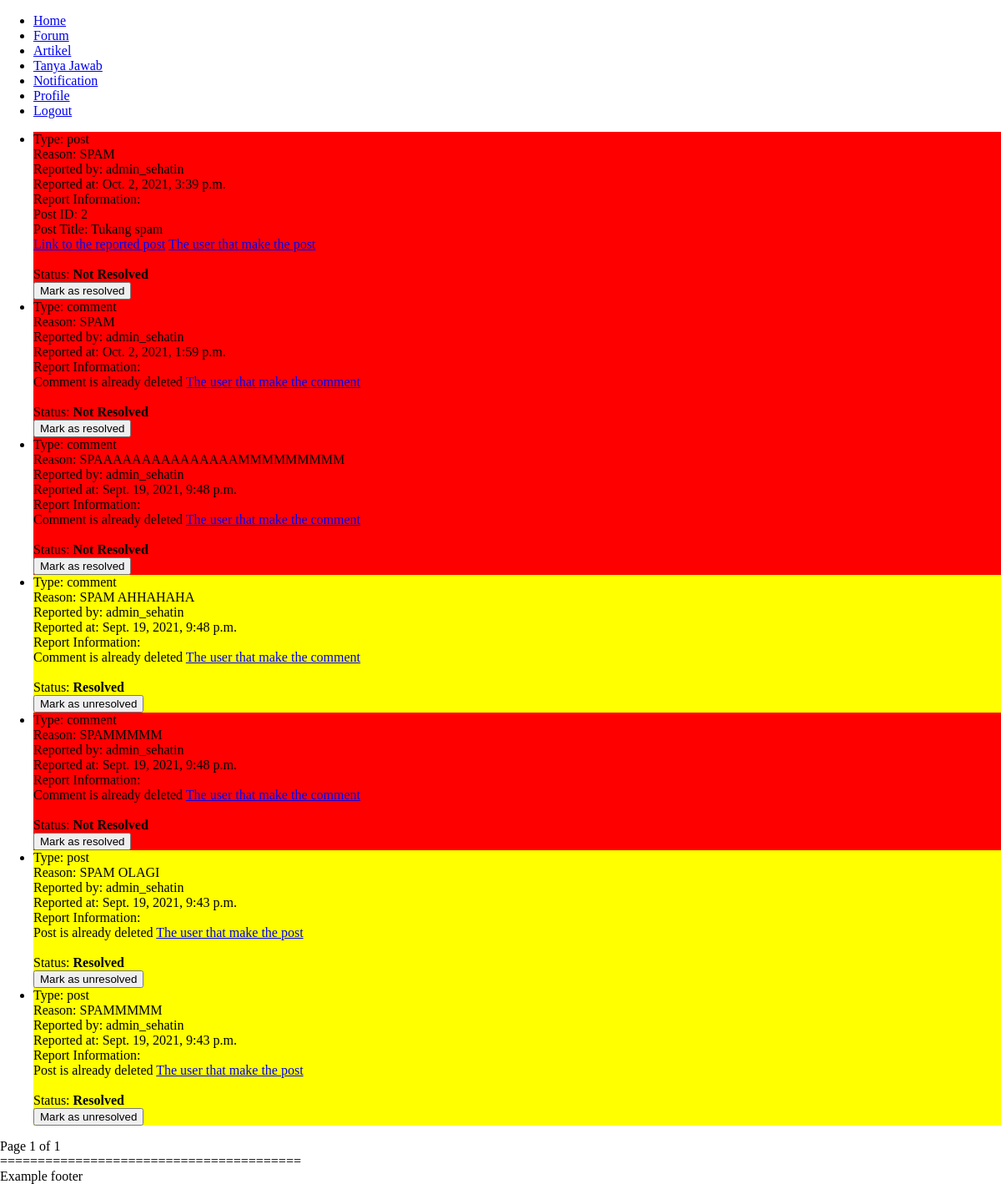
The app's page /report (signed in) with its own data.
### sehat_in_webproject/models.py (models this page shows)
class Report(models.Model):
    user = models.ForeignKey(User, on_delete=models.SET_NULL, null=True, related_name='reporter') # The one that reports
    reportedUser = models.ForeignKey(User, on_delete=models.SET_NULL, null=True, related_name='reported') # If reporting a user
    post = models.ForeignKey(Forum, on_delete=models.SET_NULL, null=True) # If reporting a post
    comment = models.ForeignKey(Comment, on_delete=models.SET_NULL, null=True) # If reporting a comment
    reason = models.CharField(max_length=200)
    reportType = models.CharField(max_length=50)
    isResolved = models.BooleanField(default=False)
    created_at = models.DateTimeField(auto_now_add=True)

class Forum(models.Model): # Post
    id = models.AutoField(primary_key=True)
    title = models.CharField(max_length=200)
    content = models.TextField()
    tag = models.ForeignKey(Tag, on_delete=models.CASCADE, null=True, blank=True)
    user = models.ForeignKey(User, on_delete=models.SET_NULL, null=True)
    likes = models.IntegerField(default=0)
    comments = models.IntegerField(default=0)
    created_at = models.DateTimeField(auto_now_add=True)
    updated_at = models.DateTimeField(auto_now=True)

### sehat_in_webproject/views.py (the view)
# urls.py: path('report', views.report, name='report'),
def report(request):
    if request.user.is_superuser:
        paginator = Paginator(Report.objects.all().order_by('-created_at'), 25)
        page = request.GET.get('page')
        reports = paginator.get_page(page)
        return render(request, 'report.html', {'reportsPaged': reports})
    else:
        raise PermissionDenied()

### templates/report.html (shortened to what this page needs)
<!DOCTYPE html>
<html lang="en">
{% load static %}
<head>
    <link rel="stylesheet" type="text/css" href="{% static 'css/style.css' %}">
</head>
<body>
    {% include 'templates/header.html'%}
    <div class="container">
        <ul>
            {% for report in reportsPaged %}
            {% if report.isResolved %}
            <li id="report-{{ report.id }}" style="background-color: yellow;";>
            {% else %}
            <li id="report-{{ report.id }}" style="background-color: red;";>
            {% endif %}
                Type: {{ report.reportType }}<br>
                Reason: {{ report.reason }}<br>
                Reported by: {{ report.user }}<br>
                Reported at: {{ report.created_at }}<br>
                Report Information: <br>
                {% if report.reportType == 'post' %}
                    {% if report.post %}
                        Post ID: {{ report.post.id }}<br>
                        Post Title: {{ report.post.title }}<br>
                        <a href="/post/{{ report.post.id }}">Link to the reported post</a>
                    {% else %}
                        Post is already deleted
                    {% endif %}
                    {% if report.user %}
                        <a href="/profile/{{ report.user.username }}">The user that make the post</a>
                    {% else %}
                        User is already deleted
                    {% endif %}
                {% elif report.reportType == 'comment' %}
                    {% if report.comment %}
                        Comment ID: {{ report.comment.id }}<br>
                        Content:<br>{% autoescape off %}{{ report.comment.content }}{% endautoescape %}
                        <a href="/forum/{{ report.post.id }}/{{ report.post.title }}#comments-{{ report.comment.id }}">Link to the reported Comment</a>
                    {% else %}
                        Comment is already deleted
                    {% endif %}
                    {% if report.user %}
                        <a href="/profile/{{ report.user.username }}">The user that make the comment</a>
                    {% else %}
                        User is already deleted
                    {% endif %}
                {% elif report.reportType == 'user' %}
                    {% if report.user %}
                        <a href="/profile/{{ report.user.username }}">{{ report.user.username }}'s profile</a>
                    {% else %}
                        User is already deleted
                    {% endif %}
                {% endif %}
                <br><br>
                Status: <span id="status-{{ report.id }}"><b>
                {% if report.isResolved %}
                Resolved
                {% else %}
                Not Resolved
                {% endif %}
                </b></span></br>
                <button id="resolvebtn-{{ report.id }}" onclick="statusChange('{{ report.id }}', '{{ csrf_token }}')">
                {% if report.isResolved %}
                Mark as unresolved
                {% else %}
                Mark as resolved
                {% endif %}
                </button>
            </li>
            {% endfor %}
        </ul>
    </div>
    Page {{ reportsPaged.number }} of {{ reportsPaged.paginator.num_pages }}<br>
    {% include 'templates/footer.html' %}
</body>
</html>

### static/css/style.css (style rules this page uses)
html, body { width: 100%; height: 100%; background-attachment: fixed; background-repeat: no-repeat; background-size: cover; overflow-x: hidden; margin: 0px; scroll-behavior: smooth; }

### records on screen
Report: reportType "post", reason "SPAM", user "admin_sehatin", created_at "Oct. 2, 2021, 3:39 p.m.", post.id "2", post "Tukang spam", isResolved "Not Resolved"
Report: reportType "comment", reason "SPAM", user "admin_sehatin", created_at "Oct. 2, 2021, 1:59 p.m.", shows "Comment is already deleted", isResolved "Not Resolved"
Report: reportType "comment", reason "SPAAAAAAAAAAAAAAAMMMMMMMMM", user "admin_sehatin", created_at "Sept. 19, 2021, 9:48 p.m.", shows "Comment is already deleted", isResolved "Not Resolved"
Report: reportType "comment", reason "SPAM AHHAHAHA", user "admin_sehatin", created_at "Sept. 19, 2021, 9:48 p.m.", shows "Comment is already deleted", isResolved "Resolved"
Report: reportType "comment", reason "SPAMMMMM", user "admin_sehatin", created_at "Sept. 19, 2021, 9:48 p.m.", shows "Comment is already deleted", isResolved "Not Resolved"
Report: reportType "post", reason "SPAM OLAGI", user "admin_sehatin", created_at "Sept. 19, 2021, 9:43 p.m.", shows "Post is already deleted", isResolved "Resolved"
Report: reportType "post", reason "SPAMMMMM", user "admin_sehatin", created_at "Sept. 19, 2021, 9:43 p.m.", shows "Post is already deleted", isResolved "Resolved"

### other values on screen
{{ reportsPaged.number }} "1"
{{ reportsPaged.paginator.num_pages }} "1"
